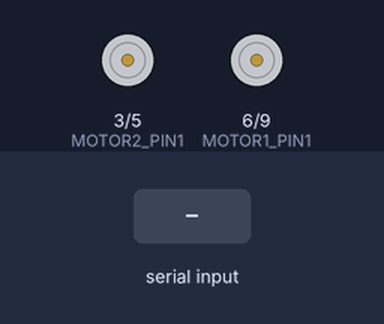
A sketch run on a simulated Arduino Uno, built with avr-gcc and run on an emulated ATmega328P. Shown: motor-driver pin pairs drawn as motors (green arrow = first pin HIGH = forward, orange = second pin HIGH = backward, longer = more drive). The test bench sets the inputs (shaded band).

Above: at 1.2 s.
1.3 s: "F" received over Serial
At 1.7 s:
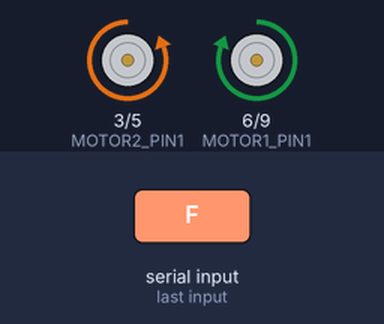
3.3 s: "B" received over Serial
At 3.7 s:
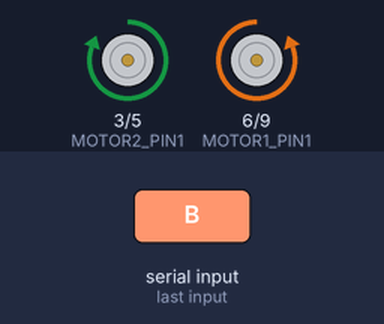
5.3 s: "L" received over Serial
At 5.7 s:
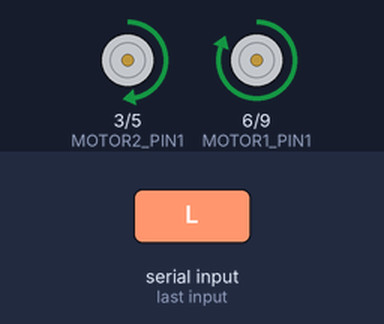
7.3 s: "R" received over Serial
At 7.7 s:
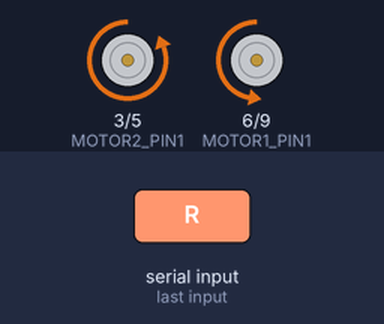
9.3 s: "B" received over Serial
At 9.7 s:
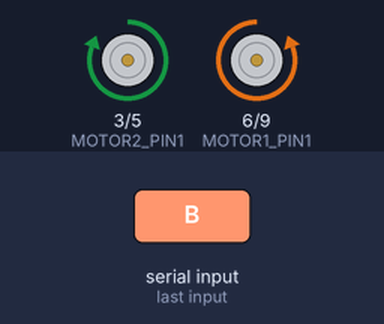
Timing chart, 0 to 12.3 s (numbered marks = the images above; inputs shaded):
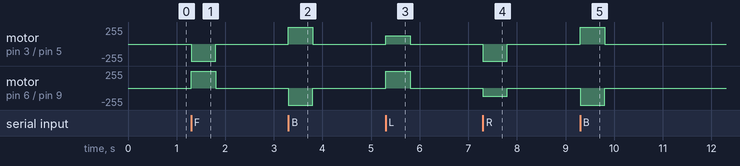

The sketch:

robot_x2.ino
```cpp
int MOTOR2_PIN1 = 3;
int MOTOR2_PIN2 = 5;
int MOTOR1_PIN1 = 6;
int MOTOR1_PIN2 = 9;

int command=NULL;
int speed=255;
void setup()
{
  pinMode(MOTOR1_PIN1, OUTPUT);
  pinMode(MOTOR1_PIN2, OUTPUT);
  pinMode(MOTOR2_PIN1, OUTPUT);
  pinMode(MOTOR2_PIN2, OUTPUT);
  Serial.begin(9600);
}

void loop()
{
  if (Serial.available()){
    command=Serial.read();
    executeCommand(command);
  }
}

void executeCommand(byte commandGiven){
  switch (commandGiven) {
  case 'F':
    goForward();
    delay(500);
    break;
  case 'B':
    goBack();
    delay(500);
    break;
  case 'L':
    goLeft();
    delay(500);
    break;
  case 'R':
    goRight();
    delay(500);
    break;
  case '+':
    increaseSpeed();
    break;
  case '-':
    decreaseSpeed();
    break;
  default:
    break;
  }
  go(0,0);
}

void goRight(){
  go(-speed/2,-speed);
}

void goLeft(){
  go(speed,speed/2);
}

void goBack(){
  go(-speed,speed);
}

void goForward(){
  go(speed,-speed);
}

void increaseSpeed(){
  speed=(speed+30)%256;
}

void decreaseSpeed(){
  speed=speed-30;
  if(speed<0)
    speed=0;
}

void go(int speedLeft, int speedRight) {

  if (speedLeft > 0) {

    analogWrite(MOTOR1_PIN1, speedLeft);

    analogWrite(MOTOR1_PIN2, 0);

  }

  else {

    analogWrite(MOTOR1_PIN1, 0);

    analogWrite(MOTOR1_PIN2, -speedLeft);

  }


  if (speedRight > 0) {

    analogWrite(MOTOR2_PIN1, speedRight);

    analogWrite(MOTOR2_PIN2, 0);

  }

  else {

    analogWrite(MOTOR2_PIN1, 0);

    analogWrite(MOTOR2_PIN2, -speedRight);

  }

}
```

Measured:
- after the input at 1.3 s, motor on pin 3 (MOTOR2_PIN1) / pin 5 (MOTOR2_PIN2): stopped → backward 255/255 at once, → stopped 0.50 s later; motor on pin 6 (MOTOR1_PIN1) / pin 9 (MOTOR1_PIN2): stopped → forward 255/255 at once, → stopped 0.50 s later
- after the input at 3.3 s, motor on pin 3 (MOTOR2_PIN1) / pin 5 (MOTOR2_PIN2): stopped → forward 255/255 at once, → stopped 0.50 s later; motor on pin 6 (MOTOR1_PIN1) / pin 9 (MOTOR1_PIN2): stopped → backward 255/255 at once, → stopped 0.50 s later
- after the input at 5.3 s, motor on pin 3 (MOTOR2_PIN1) / pin 5 (MOTOR2_PIN2): stopped → forward 127/255 at once, → stopped 0.50 s later; motor on pin 6 (MOTOR1_PIN1) / pin 9 (MOTOR1_PIN2): stopped → forward 255/255 at once, → stopped 0.50 s later
- after the input at 7.3 s, motor on pin 3 (MOTOR2_PIN1) / pin 5 (MOTOR2_PIN2): stopped → backward 255/255 at once, → stopped 0.50 s later; motor on pin 6 (MOTOR1_PIN1) / pin 9 (MOTOR1_PIN2): stopped → backward 127/255 at once, → stopped 0.50 s later
- after the input at 9.3 s, motor on pin 3 (MOTOR2_PIN1) / pin 5 (MOTOR2_PIN2): stopped → forward 255/255 at once, → stopped 0.50 s later; motor on pin 6 (MOTOR1_PIN1) / pin 9 (MOTOR1_PIN2): stopped → backward 255/255 at once, → stopped 0.50 s later
